Frame 1 (no input): blank canvas, image omitted
Frame 60 (no input): blank canvas, image omitted
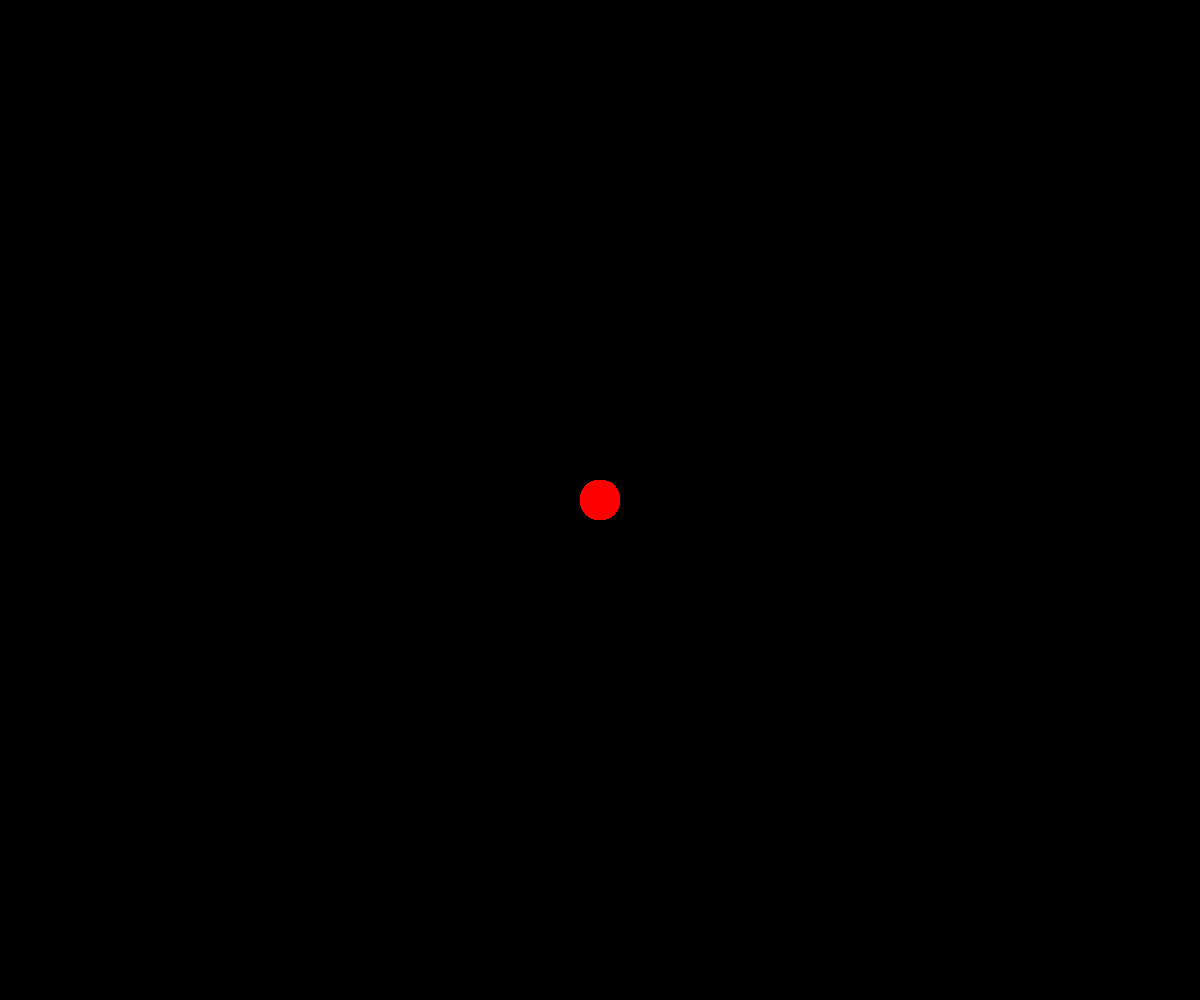
Frame 120 (the mouse pressed at the canvas centre since frame 60)

The p5.js sketch whose frames 1 and 60 were blank and that drew this single picture after the mouse press (run headless with seeded random() and noise() and a simulated clock; from frame 60 on, the mouse is pressed at the canvas centre):

// p5.js sketch
// ── sketch.js
function setup() {
  createCanvas(window.innerWidth, window.innerHeight);
  fill(255, 0, 0);
  noStroke();
  background(0);
}

function draw() {
  if (mouseIsPressed) {
    circle(mouseX, mouseY, 40);
  }
}
// ── styles.css
body {
    padding: 0;
    margin: 0;
}
canvas {
    display: block;
    margin: 0 auto;
}
